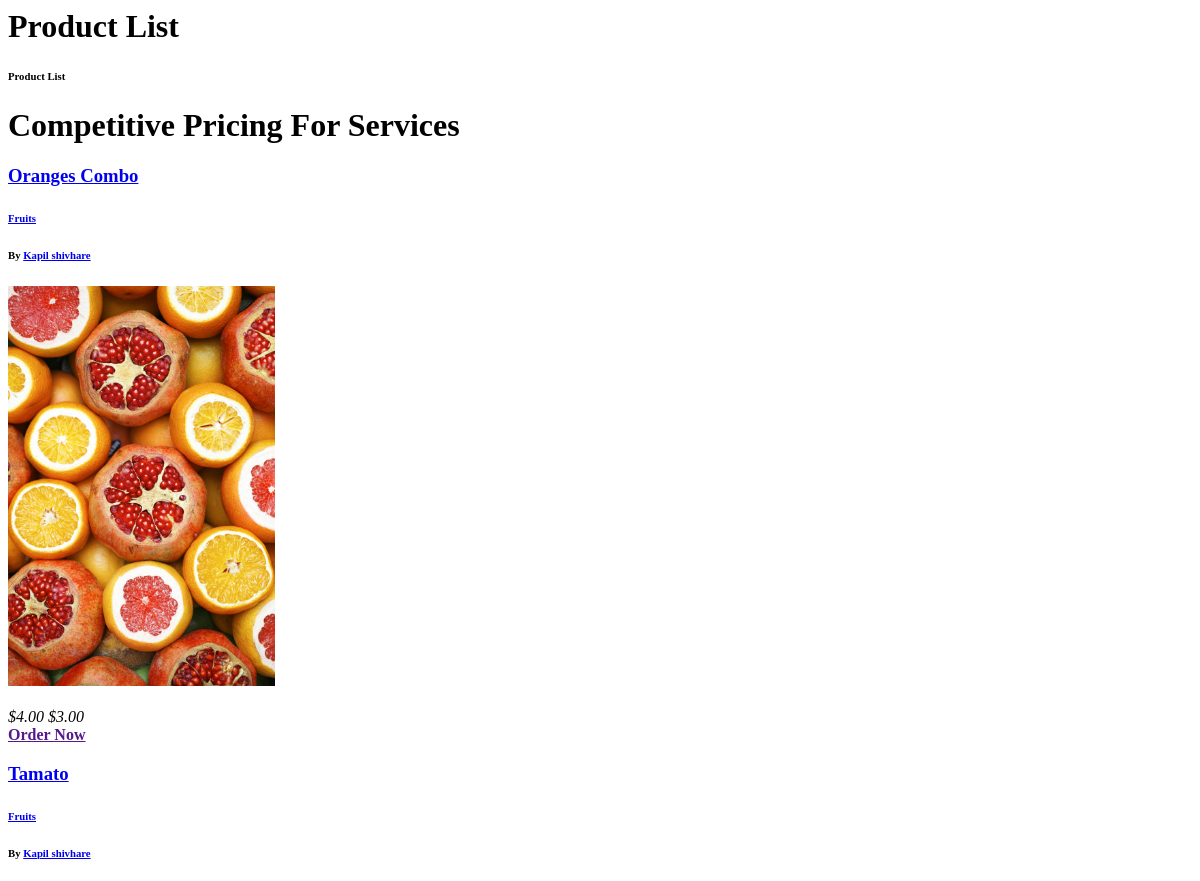
The app's page /product-list/ (upper part), older data.
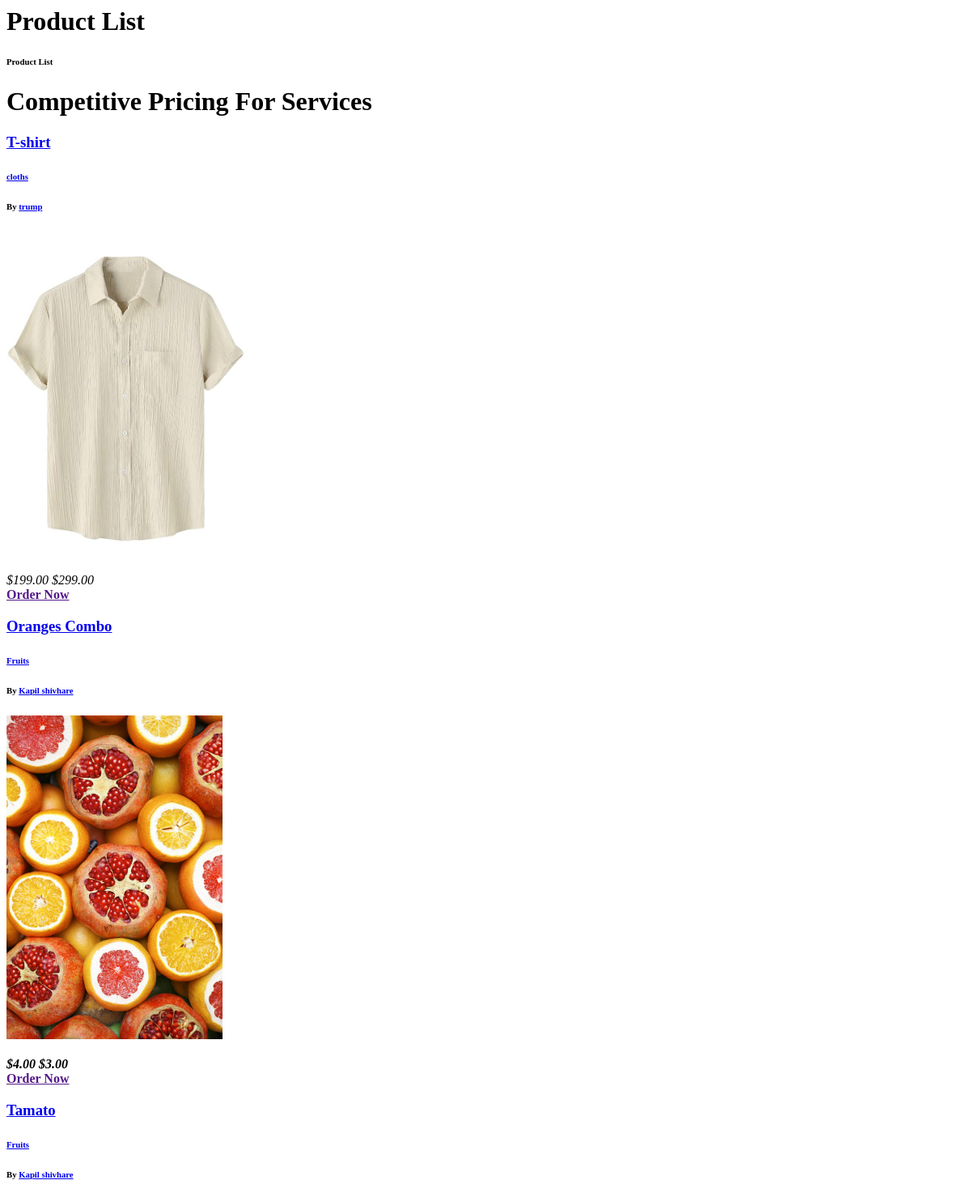
The same page, newer data.
### core/models.py (models this page shows, shortened)
class Product(models.Model):
    pid = ShortUUIDField(unique=True, length=10, max_length=20, prefix='pro', alphabet='abcdefgh1234')
    title = models.CharField(max_length=100 ,default="Product Title")
    image = models.ImageField(upload_to=user_directory_path, default="product.jpg")
    description = models.TextField(max_length=100, blank=False, null=False, default="Product Description")
    user = models.ForeignKey(User, on_delete=models.SET_NULL, null=True)
    category = models.ForeignKey(Category, on_delete=models.SET_NULL, null=True, related_name="category")
    vendor = models.ForeignKey(Vendor, on_delete=models.SET_NULL, null=True)
    price = models.DecimalField(max_digits=100, null=False, blank=False, decimal_places=2, default=1.99)
    old_price = models.DecimalField(max_digits=100, null=False, blank=False, decimal_places=2, default=2.99)
    specifications = models.TextField(null=True, blank=True )
    product_status = models.CharField(choices=STATUS,
    max_length=10, default ="in_review")
    status = models.BooleanField(default=True)
    in_stock = models.BooleanField(default=True)
    featured = models.BooleanField(default=False)
    digital  = models.BooleanField(default=False)
    sku = ShortUUIDField(unique=True, length=4, max_length=10, prefix="sku", alphabet="1234567890")
    date = models.DateTimeField(auto_now_add=True)
    updated = models.DateTimeField(null=True, blank=True)
    class Meta:
        verbose_name_plural = "Products"

class Category(models.Model):
    cid = ShortUUIDField(unique=True, length=10, max_length=20, prefix='cat', alphabet='abcdefgh1234')
    title = models.CharField(max_length=100)
    image = models.ImageField(upload_to="category")
    class Meta:
        verbose_name_plural = "categories"

class Vendor(models.Model):
    vid = ShortUUIDField(unique=True, length=10, max_length=20, prefix='ven', alphabet='abcdefgh1234')
    title = models.CharField(max_length=100 , default="Vendor Name")
    image = models.ImageField(upload_to=user_directory_path, default="vendor.jpg")
    description = models.TextField(max_length=100, blank=False, null=False, default="Vendor Description")
    address = models.CharField(max_length=100, default="123 Main Street")
    phone   = models.CharField(max_length=15, default="+123 (456) 789")
    chat_resp_time = models.CharField(max_length=100, default="100%")
    shipping_on_time = models.CharField(max_length=100, default="100%")
    authentic_rating = models.CharField(max_length=100, default="100%")
    days_return = models.CharField(max_length=100, default="100%")
    warranty_period = models.CharField(max_length=100, default="100%")
    user = models.ForeignKey(User, on_delete = models.SET_NULL, null=True)
    class Meta:
        verbose_name_plural = "vendors"

### core/views.py (the view)
# urls.py: path("product-list/", views.product_list_view, name = "product-list"),
def product_list_view(request):
    server_products = Product.objects.filter(product_status="published").order_by("-id")
    context = {
        "front_product":server_products
          }
    return render(request, 'core/product-list.html', context)

### template/core/product-list.html (shortened to what this page needs)
{% load static %}
{% block content %}
<h1>Product List</h1>
<div class="container-fluid py-5">
    <div class="container">
        <div class="border-start border-5 border-primary ps-5 mb-5" style="max-width: 600px;">
            <h6 class="text-primary text-uppercase">Product List</h6>
            <h1 class="display-5 text-uppercase mb-0">Competitive Pricing For Services</h1>
        </div>
        <div class="row g-3">
            {% for p in front_product %}
            <div class="col-md-4">
                <div class="bg-light text-center pt-5 mt-lg-5">
                    <h3 class="text-uppercase"><a href="{% url 'core:cart' %}">{{ p.title }}</a></h3>
                    <h6 class="text-body mb-5  "> <a href="{% url 'core:category-list' %}">{{ p.category.title }}</a>
                    </h6>
                    <h6 class="text-body mb-5 ">
                        <span class="font-small">By <a href="{% url 'core:vendor-list' %}">{{p.vendor.title}}</a></span>
                    </h6>
                    <div class="text-center bg-primary p-4 mb-2">
                        <h1 class="display-4 text-white mb-0">
                            <small class="align-top" style="size: 80vh; width: 100vh;">
                                <a href="shop-product-right.html">
                                    <img class="img-fluid" style="height: 50vh;" src="{{ p.image.url }}" alt="" />
                                </a>
                            </small>
                        </h1>
                    </div>
                    <div class="text-center p-4">
                        <div class="d-flex align-items-center justify-content-between mb-1">
                            <i class="bi bi-check2 fs-4 text-primary">
                                <span class="mx-1">${{ p.price }}</span>
                            </i>
                            <i class="bi bi-x fs-4 text-danger">
                                {% if p.old_price %}
                                <span class="old-price  ">${{ p.old_price }}</span>
                                {% endif %}
                            </i>
                        </div>
                        <div class="d-flex align-items-center justify-content-between mb-1">
                            <span><strong>
                    </span>
                </div>
                <a href="" class="btn btn-primary text-uppercase py-2 px-4 my-3">Order Now</a>
            </div>
        </div>
    </div>
    {% endfor %}
</div>
{% endblock %}

Row changes from the older to the newer data that the page shows:
now on this page (row edited): Product: title "T-shirt", category "cloths", vendor "trump", image (picture), price "199.00", old_price "299.00"
